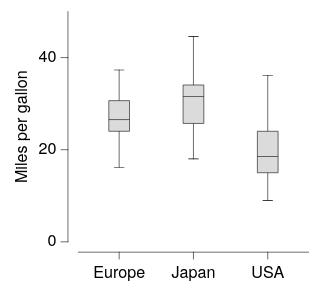

This figure's Vega-Lite source:
### Vega-Lite specification from a JSON file in a GitHub repository (floating-point values rounded to 4 significant figures; data arrays with more than 128 entries replaced by an {"elided": "..."} marker saying what was removed)
{"background": null, "config": {"arc": {"fill": "#DBDBDB", "fillOpacity": 1.0, "innerRadius": 25.0, "padAngle": 0.03, "stroke": "black", "strokeOpacity": 1, "strokeWidth": 0.25}, "area": {"fill": "#DBDBDB", "fillOpacity": 1.0, "stroke": "black", "strokeOpacity": 1, "strokeWidth": 0.25}, "axis": {"domain": true, "domainCap": "round", "domainColor": "black", "domainWidth": 0.25, "grid": false, "gridCap": "round", "gridColor": "#F1F1F1", "gridDash": [0, 0], "gridOpacity": 1.0, "gridWidth": 0.25, "labelColor": "black", "labelFont": "Helvetica Neue, HelveticaNeue, Helvetica, Arial, sans-serif", "labelFontSize": 7, "labelFontStyle": "normal", "labelFontWeight": 400, "offset": 4.5, "ticks": true, "tickCap": "round", "tickColor": "black", "tickRound": false, "tickSize": 3, "tickWidth": 0.25, "titleColor": "black", "titleFont": "Helvetica Neue, HelveticaNeue, Helvetica, Arial, sans-serif", "titleFontSize": 7, "titleFontStyle": "normal", "titleFontWeight": 400}, "axisX": {"domain": true, "labelAlign": "center", "labelAngle": 0, "labels": true, "ticks": true, "translate": 0}, "axisY": {"domain": true, "labelAlign": "right", "labelAngle": 0, "labels": true, "ticks": true, "translate": 0}, "axisRight": {"domain": true, "labelAlign": "left", "labelAngle": 0, "labels": true, "ticks": true, "translate": 0}, "axisTop": {"domain": true, "labelAlign": "center", "labelAngle": 0, "labels": true, "ticks": true, "translate": 0}, "axisBand": {"tickOffset": 0}, "bar": {"fill": "#DBDBDB", "fillOpacity": 1.0, "stroke": "black", "strokeOpacity": 1, "strokeWidth": 0.25}, "boxplot": {"size": 9.0, "ticks": {"cornerRadius": 0.25, "fill": "black", "opacity": 1, "size": 4.5, "thickness": 0.25}, "box": {"fillOpacity": 1.0, "stroke": "black", "strokeOpacity": 1, "strokeWidth": 0.25}, "median": {"cornerRadius": 0, "fill": "black", "fillOpacity": 1.0, "opacity": 1, "size": 9.0, "thickness": 0.25}, "rule": {"fill": "black", "fillOpacity": 1.0, "size": 10.0, "stroke": "black", "strokeDash": [0, 0], "strokeOpacity": 1, "strokeWidth": 0.25}, "outliers": {"color": "black", "fill": "black", "fillOpacity": 1.0, "size": 0, "stroke": "black", "strokeOpacity": 1, "strokeWidth": 0.25}}, "circle": {"fill": "black", "fillOpacity": 1.0, "size": 1.25, "stroke": null, "strokeOpacity": 1, "strokeWidth": 0.25}, "errorband": {"band": {"fillOpacity": 0.6, "stroke": null, "strokeWidth": 0.25, "strokeOpacity": 1}, "borders": {"opacity": 0, "strokeOpacity": 0.25, "strokeWidth": 1}}, "errorbar": {"opacity": 1, "rule": {"strokeDash": [0, 0], "strokeWidth": 0.25}, "ticks": {"color": "black", "cornerRadius": 0.125, "opacity": 1, "size": 6.0, "thickness": 0.25}, "thickness": 0.25}, "font": "Helvetica Neue, HelveticaNeue, Helvetica, Arial, sans-serif", "geoshape": {"fill": "#DBDBDB", "fillOpacity": 1.0, "stroke": "black", "strokeOpacity": 1, "strokeWidth": 0.25}, "header": {"labelColor": "black", "labelFont": "Helvetica Neue, HelveticaNeue, Helvetica, Arial, sans-serif", "labelFontSize": 7, "labelFontStyle": "normal", "labelFontWeight": 400, "titleColor": "black", "titleFont": "Helvetica Neue, HelveticaNeue, Helvetica, Arial, sans-serif", "titleFontSize": 7, "titleFontStyle": "normal", "titleFontWeight": 400, "titlePadding": 0}, "legend": {"disable": false, "offset": 4.5, "titlePadding": 4, "labelOffset": 2, "gradientLabelOffset": 2, "gradientLength": 50.0, "gradientThickness": 5.0, "gradientOpacity": 1.0, "gradientStrokeColor": "black", "gradientStrokeWidth": 0.25, "labelColor": "black", "labelFont": "Helvetica Neue, HelveticaNeue, Helvetica, Arial, sans-serif", "labelFontSize": 7, "labelFontStyle": "normal", "labelFontWeight": 400, "strokeColor": "black", "strokeWidth": 0, "symbolSize": 42, "symbolStrokeColor": "black", "symbolStrokeWidth": 0.25, "titleColor": "black", "titleFont": "Helvetica Neue, HelveticaNeue, Helvetica, Arial, sans-serif", "titleFontSize": 7, "titleFontStyle": "normal", "titleFontWeight": 400}, "line": {"color": "black", "stroke": "black", "strokeCap": "butt", "strokeDash": [0, 0], "strokeOpacity": 1, "strokeWidth": 0.5}, "point": {"filled": true, "fill": "#DBDBDB", "fillOpacity": 1.0, "size": 5.0, "stroke": "black", "strokeOpacity": 1, "strokeWidth": 0.25}, "range": {"category": ["#B2B2B2", "#636363", "#4A7CD3", "#008542", "#382864", "#509F98", "#284F93", "#005226", "#A398D6", "#173633"], "diverging": {"scheme": ["#443E60", "#5F597E", "#7C759B", "#9994B6", "#B7B4CC", "#D6D5DC", "#F6F6F6", "#D1DAD9", "#A4C2BF", "#7AA9A4", "#578E89", "#37736E", "#1B5954"]}, "heatmap": {"scheme": ["#32022B", "#43044D", "#4C196E", "#4D338C", "#484DA6", "#3A68BB", "#1D83CA", "#1D9CCB", "#23B5C9", "#28CDC5", "#4DE0B4", "#91EE9F"]}, "ordinal": {"scheme": ["#F1F1F1", "#DBDBDB", "#C6C6C6", "#B2B2B2", "#9D9D9D", "#898989", "#767676", "#636363", "#515151", "#404040", "#2F2F2F", "#1F1F1F"]}, "ramp": {"scheme": ["#32022B", "#43044D", "#4C196E", "#4D338C", "#484DA6", "#3A68BB", "#1D83CA", "#1D9CCB", "#23B5C9", "#28CDC5", "#4DE0B4", "#91EE9F"]}}, "rule": {"color": "black", "stroke": "black", "strokeCap": "round", "strokeDash": [2, 2], "strokeOpacity": 1, "strokeWidth": 0.25}, "scale": {"bandPaddingInner": 0.1, "bandPaddingOuter": 0.1, "round": false}, "rect": {"fill": "#DBDBDB", "fillOpacity": 1.0, "stroke": "black", "strokeOpacity": 1, "strokeWidth": 0.25}, "square": {"fill": "#DBDBDB", "fillOpacity": 1.0, "size": 10.0, "stroke": "black", "strokeOpacity": 1, "strokeWidth": 0.25}, "text": {"color": "black", "font": "Helvetica Neue, HelveticaNeue, Helvetica, Arial, sans-serif", "fontSize": 7, "fontStyle": "normal", "fontWeight": 400}, "tick": {"color": "black", "cornerRadius": 0.125, "opacity": 1.0, "size": 9.0, "thickness": 0.25}, "title": {"anchor": "middle", "frame": "group", "color": "black", "font": "Helvetica Neue, HelveticaNeue, Helvetica, Arial, sans-serif", "fontSize": 7, "fontStyle": "normal", "fontWeight": 400, "subtitleColor": "black", "subtitleFont": "Helvetica Neue, HelveticaNeue, Helvetica, Arial, sans-serif", "subtitleFontSize": "Helvetica Neue, HelveticaNeue, Helvetica, Arial, sans-serif", "subtitleFontStyle": "normal", "subtitleFontWeight": 400}, "trail": {"color": "black", "opacity": 1, "size": 0.5}, "view": {"continuousWidth": 100, "continuousHeight": 100, "discreteWidth": 100, "discreteHeight": 100, "fill": null, "stroke": null, "strokeWidth": 0.25}}, "data": {"name": "data-84942684f44a0939f6e50b33ec91a880"}, "mark": {"type": "boxplot"}, "encoding": {"x": {"field": "Origin", "title": null, "type": "nominal"}, "y": {"field": "Miles_per_Gallon", "title": "Miles per gallon", "type": "quantitative"}}, "$schema": "https://vega.github.io/schema/vega-lite/v6.4.1.json", "datasets": {"data-84942684f44a0939f6e50b33ec91a880": {"elided": "398 records"}}}
